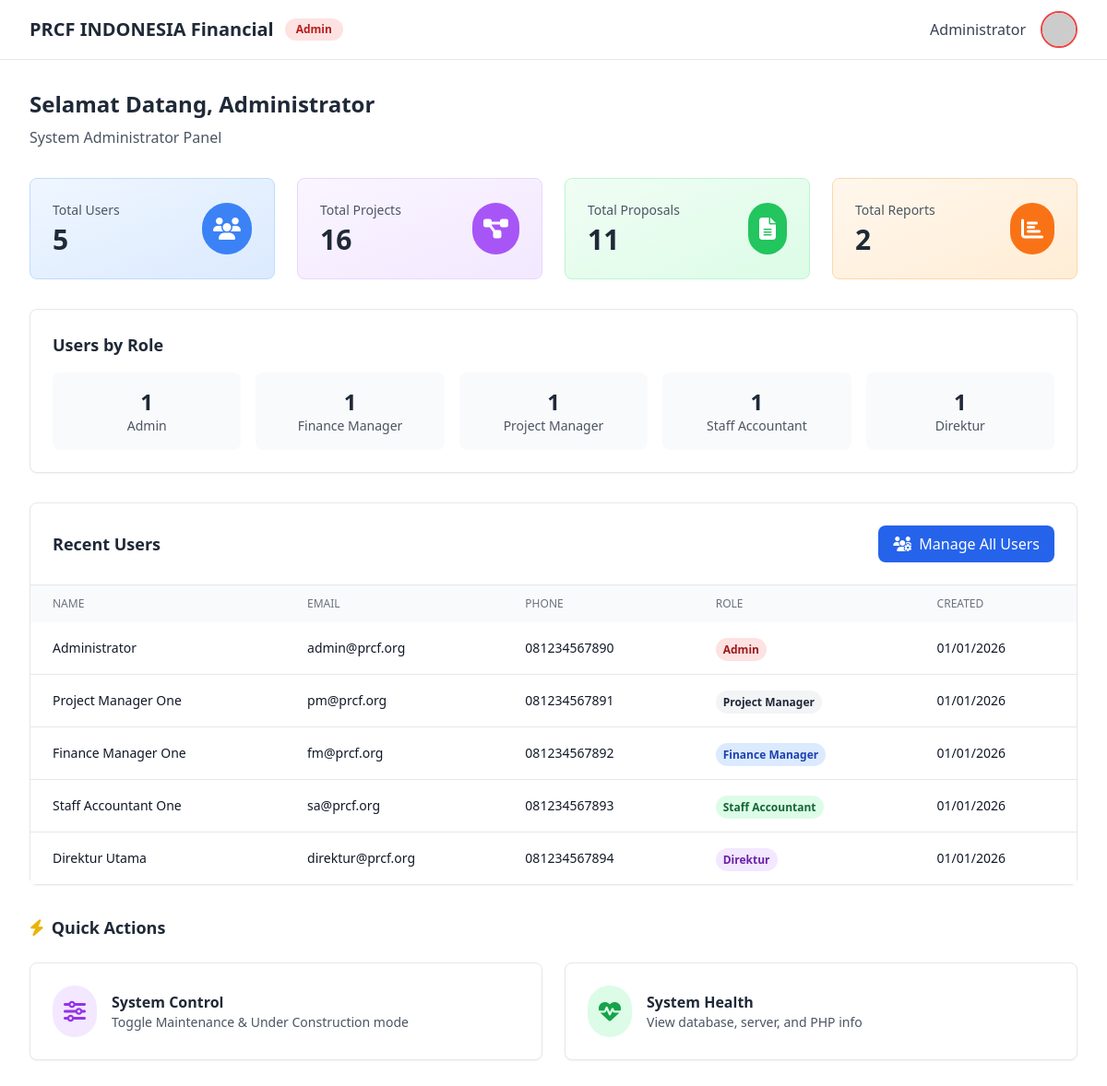
/pages/dashboards/dashboard_admin.php (signed in), run on the app's committed database.
### tables this page shows
CREATE TABLE `user` (
  `id_user` int(11) NOT NULL,
  `nama` varchar(255) NOT NULL,
  `role` enum('Admin','Finance Manager','Project Manager','Staff Accountant','Direktur') NOT NULL,
  `email` varchar(255) NOT NULL,
  `no_HP` varchar(20) DEFAULT NULL,
  `password_hash` varchar(255) NOT NULL,
  `created_at` timestamp NOT NULL DEFAULT current_timestamp(),
  `updated_at` timestamp NOT NULL DEFAULT current_timestamp() ON UPDATE current_timestamp(),
  `last_notification_check` timestamp NULL DEFAULT NULL
);

### pages/dashboards/dashboard_admin.php (the view, shortened to what this page needs)
<?php
require_once '../../includes/config.php';
$user_name = $_SESSION['user_name'];
$total_users_result = $conn->query("SELECT COUNT(*) as count FROM user");
$total_users = $total_users_result ? $total_users_result->fetch_assoc()['count'] : 0;
$total_projects_result = $conn->query("SELECT COUNT(*) as count FROM proyek");
$total_projects = $total_projects_result ? $total_projects_result->fetch_assoc()['count'] : 0;
$total_proposals_result = $conn->query("SELECT COUNT(*) as count FROM proposal");
$total_proposals = $total_proposals_result ? $total_proposals_result->fetch_assoc()['count'] : 0;
$total_reports_result = $conn->query("SELECT COUNT(*) as count FROM laporan_keuangan_header");
$total_reports = $total_reports_result ? $total_reports_result->fetch_assoc()['count'] : 0;
$users_by_role = [];
$role_query = $conn->query("SELECT role, COUNT(*) as count FROM user GROUP BY role");
if ($role_query) {
    while ($row = $role_query->fetch_assoc()) {
        $users_by_role[$row['role']] = $row['count'];
    }
}
$recent_users = $conn->query("SELECT id_user, nama, email, role, no_HP as phone, created_at
    FROM user ORDER BY created_at DESC LIMIT 10");
?>
<!DOCTYPE html>
<html lang="id">
<head>
    <script src="https://cdn.tailwindcss.com"></script>
    <link rel="stylesheet" href="https://cdnjs.cloudflare.com/ajax/libs/font-awesome/6.4.0/css/all.min.css">
</head>
<body class="bg-white min-h-screen">
    <header class="bg-white border-b border-gray-200 sticky top-0 z-50">
        <div class="max-w-7xl mx-auto px-4 sm:px-6 lg:px-8">
            <div class="flex justify-between items-center h-16">
                <div class="flex items-center">
                    <h1 class="text-xl font-bold text-gray-800">PRCF INDONESIA Financial</h1>
                    <span class="ml-3 px-3 py-1 bg-red-100 text-red-700 text-xs font-semibold rounded-full">Admin</span>
                </div>
                <div class="flex items-center space-x-4">
                    <span class="text-gray-700 font-medium"><?php echo htmlspecialchars($user_name); ?></span>
                    <div class="relative" id="profileDropdown">
                        <button onclick="toggleProfile()" class="flex items-center space-x-2">
                            <img src="https://ui-avatars.com/api/?name=<?php echo urlencode($user_name); ?>&background=DC2626&color=fff"
                                class="w-10 h-10 rounded-full border-2 border-red-500">
                        </button>
                    </div>
                </div>
            </div>
        </div>
    </header>
    <main class="max-w-7xl mx-auto px-4 sm:px-6 lg:px-8 py-8">
        <div class="mb-8">
            <h2 class="text-2xl font-bold text-gray-800 mb-2">Selamat Datang, <?php echo htmlspecialchars($user_name); ?></h2>
            <p class="text-gray-600">System Administrator Panel</p>
        </div>
        <div class="grid grid-cols-1 md:grid-cols-4 gap-6 mb-8">
            <div class="bg-gradient-to-br from-blue-50 to-blue-100 p-6 rounded-lg border border-blue-200">
                <div class="flex items-center justify-between">
                    <div>
                        <p class="text-sm text-gray-600 mb-1">Total Users</p>
                        <p class="text-3xl font-bold text-gray-800"><?php echo $total_users; ?></p>
                    </div>
                    <div class="bg-blue-500 p-3 rounded-full">
                        <i class="fas fa-users text-white text-2xl"></i>
                    </div>
                </div>
            </div>
            <div class="bg-gradient-to-br from-purple-50 to-purple-100 p-6 rounded-lg border border-purple-200">
                <div class="flex items-center justify-between">
                    <div>
                        <p class="text-sm text-gray-600 mb-1">Total Projects</p>
                        <p class="text-3xl font-bold text-gray-800"><?php echo $total_projects; ?></p>
                    </div>
                    <div class="bg-purple-500 p-3 rounded-full">
                        <i class="fas fa-project-diagram text-white text-2xl"></i>
                    </div>
                </div>
            </div>
            <div class="bg-gradient-to-br from-green-50 to-green-100 p-6 rounded-lg border border-green-200">
                <div class="flex items-center justify-between">
                    <div>
                        <p class="text-sm text-gray-600 mb-1">Total Proposals</p>
                        <p class="text-3xl font-bold text-gray-800"><?php echo $total_proposals; ?></p>
                    </div>
                    <div class="bg-green-500 p-3 rounded-full">
                        <i class="fas fa-file-alt text-white text-2xl"></i>
                    </div>
                </div>
            </div>
            <div class="bg-gradient-to-br from-orange-50 to-orange-100 p-6 rounded-lg border border-orange-200">
                <div class="flex items-center justify-between">
                    <div>
                        <p class="text-sm text-gray-600 mb-1">Total Reports</p>
                        <p class="text-3xl font-bold text-gray-800"><?php echo $total_reports; ?></p>
                    </div>
                    <div class="bg-orange-500 p-3 rounded-full">
                        <i class="fas fa-chart-bar text-white text-2xl"></i>
                    </div>
                </div>
            </div>
        </div>
        <div class="bg-white rounded-lg shadow-sm border border-gray-200 p-6 mb-8">
            <h3 class="text-lg font-bold text-gray-800 mb-4">Users by Role</h3>
            <?php if (!empty($users_by_role)): ?>
                <div class="grid grid-cols-2 md:grid-cols-5 gap-4">
                    <?php foreach ($users_by_role as $role => $count): ?>
                    <div class="text-center p-4 bg-gray-50 rounded-lg">
                        <p class="text-2xl font-bold text-gray-800"><?php echo $count; ?></p>
                        <p class="text-sm text-gray-600"><?php echo htmlspecialchars($role); ?></p>
                    </div>
                    <?php endforeach; ?>
                </div>
            <?php else: ?>
                <div class="text-center py-8 text-gray-500">
                    <i class="fas fa-info-circle mr-2"></i>No user role data available.
                </div>
            <?php endif; ?>
        </div>
        <div class="bg-white rounded-lg shadow-sm border border-gray-200">
            <div class="p-6 border-b border-gray-200 flex justify-between items-center">
                <h3 class="text-lg font-bold text-gray-800">Recent Users</h3>
                <a href="../admin/manage_users.php" class="px-4 py-2 bg-blue-600 text-white rounded-lg hover:bg-blue-700">
                    <i class="fas fa-users-cog mr-2"></i>Manage All Users
                </a>
            </div>
            <div class="overflow-x-auto">
                <table class="w-full">
                    <thead class="bg-gray-50">
                        <tr>
                            <th class="px-6 py-3 text-left text-xs font-medium text-gray-500 uppercase">Name</th>
                            <th class="px-6 py-3 text-left text-xs font-medium text-gray-500 uppercase">Email</th>
                            <th class="px-6 py-3 text-left text-xs font-medium text-gray-500 uppercase">Phone</th>
                            <th class="px-6 py-3 text-left text-xs font-medium text-gray-500 uppercase">Role</th>
                            <th class="px-6 py-3 text-left text-xs font-medium text-gray-500 uppercase">Created</th>
                        </tr>
                    </thead>
                    <tbody class="bg-white divide-y divide-gray-200">
                        <?php if ($recent_users && $recent_users->num_rows > 0): ?>
                            <?php while ($user = $recent_users->fetch_assoc()): ?>
                            <tr class="hover:bg-gray-50">
                                <td class="px-6 py-4 text-sm text-gray-900 font-medium"><?php echo htmlspecialchars($user['nama']); ?></td>
                                <td class="px-6 py-4 text-sm text-gray-900"><?php echo htmlspecialchars($user['email']); ?></td>
                                <td class="px-6 py-4 text-sm text-gray-900"><?php echo htmlspecialchars($user['phone']); ?></td>
                                <td class="px-6 py-4">
                                    <span class="px-2 py-1 text-xs font-semibold rounded-full
                                        <?php
                                        switch($user['role']) {
                                            case 'Admin': echo 'bg-red-100 text-red-800'; break;
                                            case 'Direktur': echo 'bg-purple-100 text-purple-800'; break;
                                            case 'Finance Manager': echo 'bg-blue-100 text-blue-800'; break;
                                            case 'Staff Accountant': echo 'bg-green-100 text-green-800'; break;
                                            default: echo 'bg-gray-100 text-gray-800';
                                        }
                                        ?>">
                                        <?php echo htmlspecialchars($user['role']); ?>
                                    </span>
                                </td>
                                <td class="px-6 py-4 text-sm text-gray-900">
                                    <?php echo $user['created_at'] ? date('d/m/Y', strtotime($user['created_at'])) : '-'; ?>
                                </td>
                            </tr>
                            <?php endwhile; ?>
                        <?php endif; ?>
                    </tbody>
                </table>
            </div>
        </div>
        <div class="mt-8 mb-6">
            <h3 class="text-lg font-bold text-gray-800 mb-4 flex items-center">
                <i class="fas fa-bolt text-yellow-500 mr-2"></i> Quick Actions
            </h3>
        </div>
        <div class="grid grid-cols-1 md:grid-cols-2 gap-6">
            <a href="../admin/system_control.php" class="block p-6 bg-white rounded-lg shadow-sm border border-gray-200 hover:shadow-md hover:border-purple-300 transition">
                <div class="flex items-center space-x-4">
                    <div class="bg-purple-100 p-3 rounded-full">
                        <i class="fas fa-sliders-h text-purple-600 text-2xl"></i>
                    </div>
                    <div>
                        <h4 class="font-bold text-gray-800">System Control</h4>
                        <p class="text-sm text-gray-600">Toggle Maintenance & Under Construction mode</p>
                    </div>
                </div>
            </a>
            <a href="../admin/system_health.php" class="block p-6 bg-white rounded-lg shadow-sm border border-gray-200 hover:shadow-md hover:border-green-300 transition">
                <div class="flex items-center space-x-4">
                    <div class="bg-green-100 p-3 rounded-full">
                        <i class="fas fa-heartbeat text-green-600 text-2xl"></i>
                    </div>
                    <div>
                        <h4 class="font-bold text-gray-800">System Health</h4>
                        <p class="text-sm text-gray-600">View database, server, and PHP info</p>
                    </div>
                </div>
            </a>
        </div>
    </main>
</body>
</html>

### data on the page
user: nama "Administrator", email "admin@prcf.org", no_HP "081234567890", role "Admin", created_at "01/01/2026"
user: nama "Project Manager One", email "pm@prcf.org", no_HP "081234567891", role "Project Manager", created_at "01/01/2026"
user: nama "Finance Manager One", email "fm@prcf.org", no_HP "081234567892", role "Finance Manager", created_at "01/01/2026"
user: nama "Staff Accountant One", email "sa@prcf.org", no_HP "081234567893", role "Staff Accountant", created_at "01/01/2026"
user: nama "Direktur Utama", email "direktur@prcf.org", no_HP "081234567894", role "Direktur", created_at "01/01/2026"

### other printed values
$user_name "Administrator"
$total_users "5"
$total_projects "16"
$total_proposals "11"
$total_reports "2"
$count "1"
$role "Admin"
$role "Finance Manager"
$role "Project Manager"
$role "Staff Accountant"
$role "Direktur"
